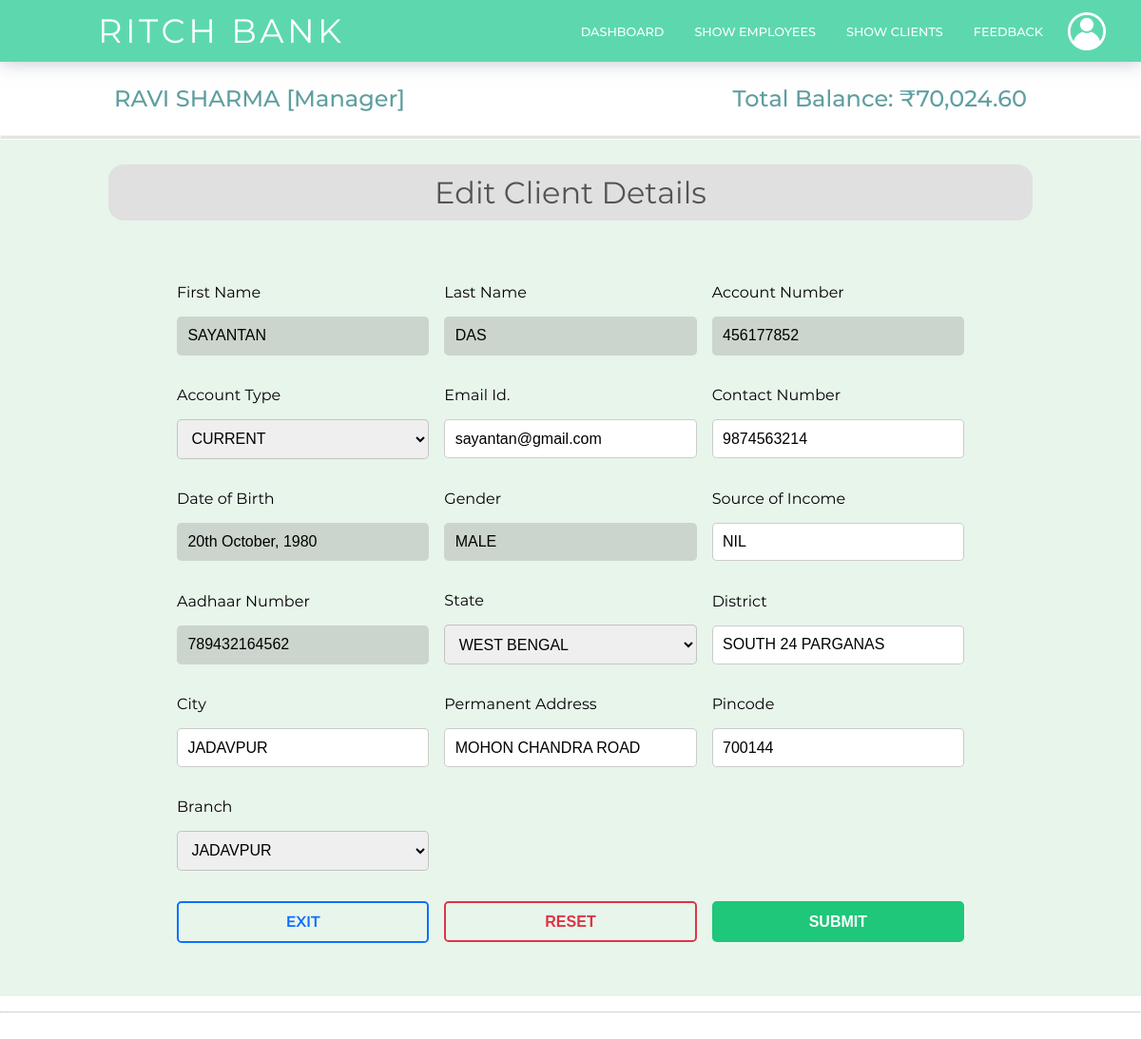
The page /manager/client-details-edit.php?id=2 (signed in) on the database its author committed.
### tables this page shows
CREATE TABLE `managerlogin` (
  `id` int(4) NOT NULL,
  `first_name` varchar(50) NOT NULL,
  `last_name` varchar(50) NOT NULL,
  `email` varchar(50) NOT NULL,
  `password` varchar(255) NOT NULL
);

CREATE TABLE `clientaccounts` (
  `id` int(4) NOT NULL,
  `email` varchar(30) NOT NULL,
  `password` varchar(255) NOT NULL,
  `first_name` varchar(50) NOT NULL,
  `last_name` varchar(50) NOT NULL,
  `gender` varchar(50) NOT NULL,
  `dob` date NOT NULL,
  `balance` double NOT NULL,
  `aadhaar_no` bigint(50) NOT NULL,
  `contact_no` bigint(50) NOT NULL,
  `state` varchar(50) NOT NULL,
  `district` varchar(50) NOT NULL,
  `city` varchar(50) NOT NULL,
  `pincode` int(50) NOT NULL,
  `address` varchar(255) NOT NULL,
  `source` varchar(50) NOT NULL,
  `account_no` bigint(50) NOT NULL,
  `account_type` varchar(50) NOT NULL,
  `branch_id` int(50) NOT NULL,
  `date` datetime NOT NULL
);

CREATE TABLE `branch` (
  `branch_id` int(4) NOT NULL,
  `branch_name` varchar(30) NOT NULL,
  `branch_code` varchar(6) NOT NULL
);

### manager/client-details-edit.php (the view, shortened to what this page needs)
<?php
    include "../backend/connect.php";
?>
<!DOCTYPE html>
<html>
<head>
    <link href = "../css/style.css" rel="stylesheet"></link>
</head>
<body>
    <header>
        <hi class="logo">RITCH BANK</hi>
        <nav>
            <ul>
                <li><a href="manager-dashboard.php">Dashboard</a></li>
                <li><a href="employee-list.php">Show Employees</a></li>
                <li><a href="client-list.php">Show Clients</a></li>
                <li><a href="#">Feedback</a></li>
            </ul>
        </nav>
        <div class="login">
            <ul>
                <li><a href="#/"><img class="profile-icon" src="../img/Profile-icon.png" alt="NO img"></a>
                </li>
            </ul>
        </div>
    </header>
    <main>
        <section class="breadcrumbs">
            <div class="breadcrumbs-title">
                <?php
                        $ar = $con->query("SELECT * FROM `managerLogin` WHERE `id` = '$_SESSION[managerId]' LIMIT 1");
                        $userData = $ar->fetch_assoc();
                        $arr = $con->query("SELECT SUM(`balance`) AS total_balance FROM `clientAccounts`");
                        $row = $arr->fetch_assoc();
                        echo "  <h2>".$userData['first_name']." ".$userData['last_name']." [Manager] </h2>
                                <h2>Total Balance:  <script>var balanceNav =".$row['total_balance'].";</script>
                                <span id='balanceNav'></span> </h2>";
                    ?>
            </div>
        </section>
        <hr class="breadcrumbs-hr">
        <section class="container-color-editform">
            <div class="container">
                <?php
                    $ar = $con->query("SELECT * FROM `clientAccounts`, `branch` WHERE `clientAccounts`.`id` = '$_SESSION[editIdManager]' AND `clientAccounts`.`branch_id` = `branch`.`branch_id` LIMIT 1");
                    $userData = $ar->fetch_assoc();
                    if (isset($userData))
                    {
                        ?>
                            <h2>Edit Client Details</h2>
                            <form action="../backend/form.php?user=manager&editId=<?php echo $_SESSION['editIdManager'] ?>" method='POST' class='form-control'>
                                <div class='col'>
                                    <label class='form-label'>First Name</label>
                                    <input type='text' name='first_name' value="<?php echo $userData['first_name'] ?>" class='form-inputbar' readonly/>
                                </div>
                                <div class='col'>
                                    <label class='form-label'>Last Name</label>
                                    <input type='text' name='last_name' value="<?php echo $userData['last_name'] ?>" class='form-inputbar' readonly/>
                                </div>
                                <div class='col'>
                                    <label class='form-label'>Account Number</label>
                                    <input type='number' value="<?php echo $userData['account_no'] ?>" class='form-inputbar' readonly/>
                                </div>
                                <div class='col'>
                                    <label class='form-label'>Account Type</label>
                                    <select name="account_type" class="form-inputbar" required>
                                        <option value="<?php echo $userData['account_type'] ?>"><?php echo $userData['account_type'] ?></option>
                                    </select>
                                </div>
                                <div class='col'>
                                    <label class='form-label'>Email Id.</label>
                                    <input type='email' name='email' value="<?php echo $userData['email'] ?>"  class='form-inputbar' placeholder='eg. john@gmail.com' required/>
                                </div>
                                <div class='col'>
                                    <label class='form-label'>Contact Number</label>
                                    <input type='number' name='contact_no' value="<?php echo $userData['contact_no'] ?>" class='form-inputbar' placeholder='Enter valid contact number' required/>
                                </div>
                                <div class='col'>
                                    <label class='form-label'>Date of Birth</label>
                                    <input type='text' value="<?php $dob = date("jS F, Y", strtotime($userData['dob'])); echo $dob; ?>" class='form-inputbar' style="text-transform: none;" readonly/>
                                </div>
                                <div class='col'>
                                    <label class='form-label'>Gender</label>
                                    <input type='text' value="<?php echo $userData['gender'] ?>" class='form-inputbar' readonly/>
                                </div>
                                <div class='col'>
                                    <label class='form-label'>Source of Income</label>
                                    <input type='text' name='source' value="<?php echo $userData['source'] ?>" class='form-inputbar' placeholder='Enter NIL if none' required/>
                                </div>
                                <div class='col'>
                                    <label class='form-label'>Aadhaar Number</label>
                                    <input type='number' value="<?php echo $userData['aadhaar_no'] ?>" class='form-inputbar' readonly/>
                                </div>
                                <div class='col'>
                                    <label class='form-label'>State</label>
                                    <select name='state' class='form-inputbar form-select' required>
                                        <option value="<?php echo $userData['state'] ?>"><?php echo $userData['state'] ?></option>
                                    </select>
                                </div>
                                <div class='col'>
                                    <label class='form-label'>District</label>
                                    <input type='text' name='district' value="<?php echo $userData['district'] ?>" class='form-inputbar' required/>
                                </div>
                                <div class='col'>
                                    <label class='form-label'>City</label>
                                    <input type='text' name='city' value="<?php echo $userData['city'] ?>" class='form-inputbar' placeholder='Enter City / Town' required/>
                                </div>
                                <div class='col'>
                                    <label class='form-label'>Permanent Address</label>
                                    <input type='text' name='address' value="<?php echo $userData['address'] ?>" class='form-inputbar' required/>
                                </div>
                                <div class='col'>
                                    <label class='form-label'>Pincode</label>
                                    <input type='number' name='pincode' value="<?php echo $userData['pincode'] ?>" class='form-inputbar' placeholder='eg. 700144' required/>
                                </div>
                                <div class='col'>
                                    <label class='form-label'>Branch</label>
                                    <select name='branch_id' class='form-inputbar form-select' required>
                                        <option value="<?php echo $userData['branch_id'] ?>"><?php echo $userData['branch_name'] ?></option>
                                    </select>
                                </div>
                                <div class='col'>
                                </div>
                                <div class='col'>
                                </div>
                                <div class='col'>
                                    <a href="manager-dashboard.php"><div class='form-inputbar btn' id='btn-form-exit' onclick="return checkSubmit()">Exit</div></a>
                                </div>
                                <div class='col'>
                                    <button type='reset' class='form-inputbar btn btn-delete' id='btn-form-reset' onclick='return checkDelete()'>Reset</button>
                                </div>
                                <div class='col'>
                                    <button type='submit' name='edit_client' class='form-inputbar btn btn-view' id='btn-form-submit'>Submit</button>
                                </div>
                            </form>
                        <?php
                    }
                    else
                        echo "<script>alert('Client Not Found.')</script>";
                ?>
            </div>
        </section>
        <hr>
    </main>
    <footer></footer>
</body>
</html>

### rows shown on the page
managerlogin: first_name "RAVI", last_name "SHARMA"
clientaccounts: first_name "SAYANTAN", last_name "DAS", account_no "456177852", account_type "CURRENT", email "sayantan@gmail.com", contact_no "9874563214", dob "20th October, 1980", gender "MALE", source "NIL", aadhaar_no "789432164562", state "WEST BENGAL", district "SOUTH 24 PARGANAS", city "JADAVPUR", address "MOHON CHANDRA ROAD", pincode "700144", branch_id "JADAVPUR"
